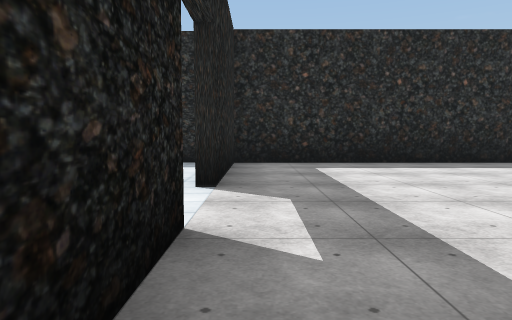
view 1 (above)

18 first-person views from a walk through a 3-D level made in the Unity game engine. The camera is 1.3 m above the floor, tilts 4° down and sees 70° across. The floor is counted in squares, 2 m on a side. Each view is taken from the middle of a square. On the plan, view 1 faces up. The plan holds only what a view shows up to about 11 squares ahead; the rest is blank. The place goes on beyond the plan. The player is left out. Some surface patterns are stand-ins.

view 2
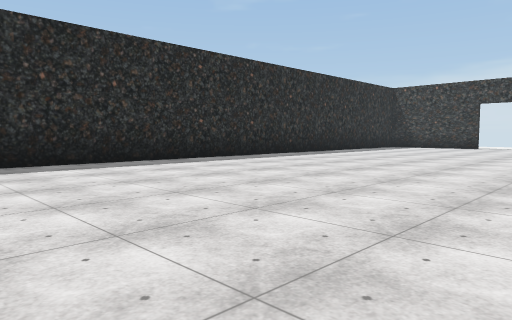

view 3
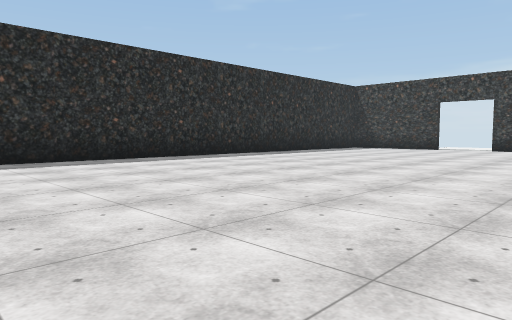

view 4
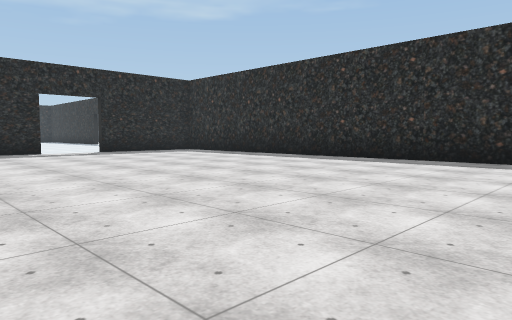

view 5
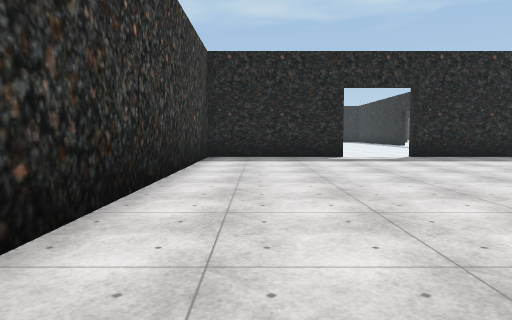

view 6
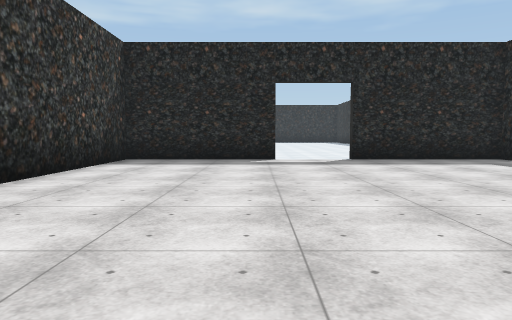

view 7
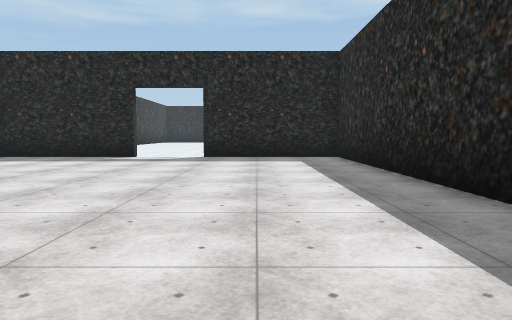

view 8
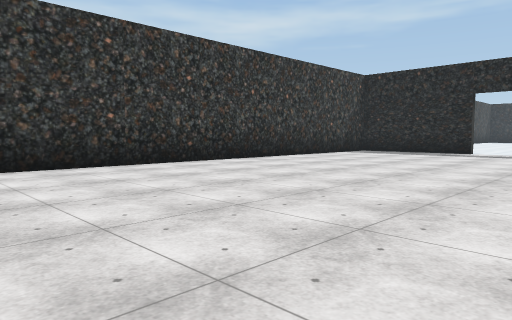

view 9
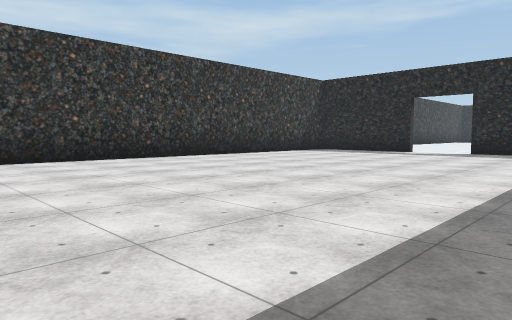

view 10
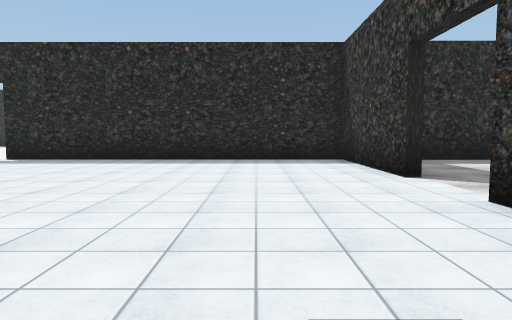

view 11
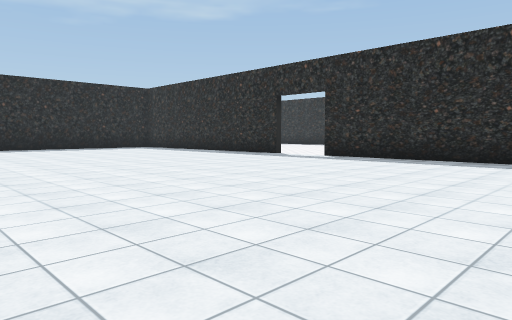

view 12
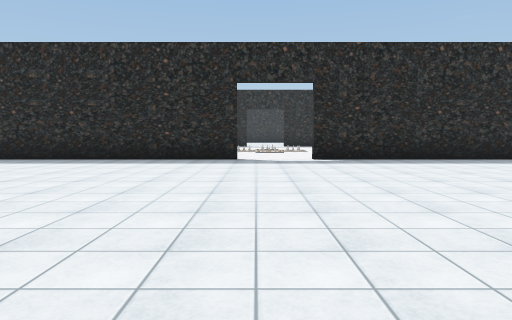

view 13
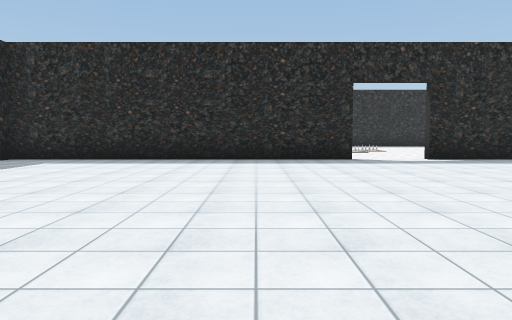

view 14
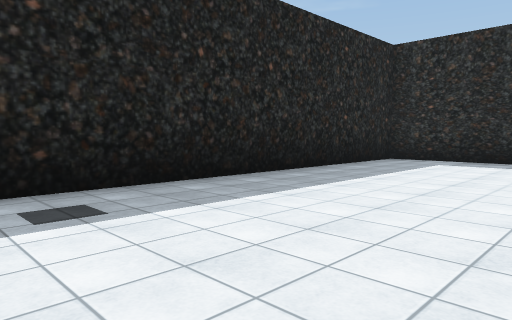

view 15
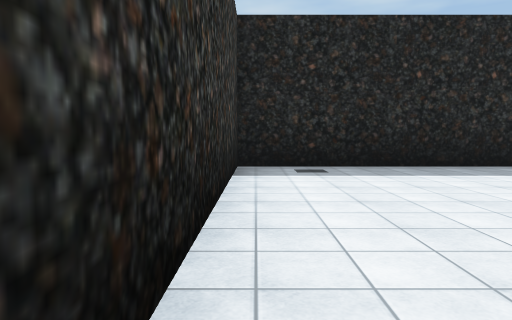

view 16
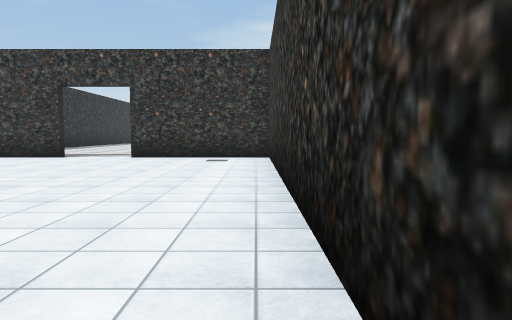

view 17
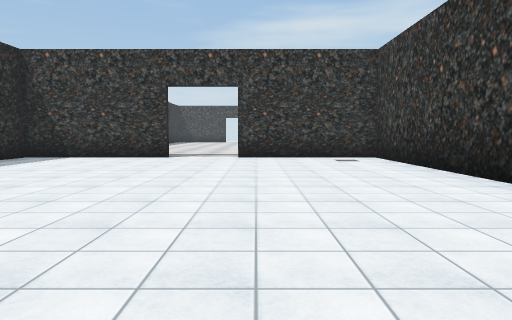

view 18
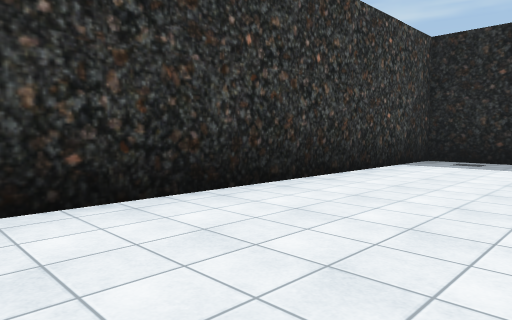

### Floor plan
Points are (right, up) in squares from view 1. A wall is a line through its corners. A room is listed if a view was taken in it or the views show most of it. See-through windows are left out.
Room 1 (views 1, 2, 3, 4, 5, 6, 7, 8, 9)
walls: (-0.5, 2.6) (-0.5, -1.4) (11.8, -1.4); (11.4, 8.4) (-0.5, 8.4) (-0.5, 4.5)
ways out: opening at (-1, 3.5) to room 2
Room 2 (views 10, 11, 12, 13, 14, 15, 16, 17, 18)
walls: (-11.4, 8.4) (-20.4, 8.4); (-0.7, 4.4) (-0.7, 8.4) (-9.5, 8.4); (-20.4, 8.6) (-20.4, -1.4) (-0.7, -1.4) (-0.7, 2.5)
ways out: opening at (-1, 3.5) to room 1; opening at (-10.5, 9)

Where each view was taken, in squares from view 1:
view 1: 0 up, 0 right, facing up
view 2: 0 up, 1 right, facing up-right
view 3: 1 down, 3 right, facing up-right
view 4: 1 down, 13 right, facing up-left
view 5: 0 up, 10 right, facing left
view 6: 2 up, 9 right, facing left
view 7: 6 up, 10 right, facing left
view 8: 6 up, 13 right, facing down-left
view 9: 8 up, 13 right, facing down-left
view 10: 1 down, 3 left, facing up
view 11: 1 down, 3 left, facing up-left
view 12: 1 down, 11 left, facing up
view 13: 1 down, 14 left, facing up
view 14: 1 down, 16 left, facing up-left
view 15: 1 down, 13 left, facing left
view 16: 1 down, 11 left, facing right
view 17: 2 up, 11 left, facing right
view 18: 2 up, 11 left, facing down-left
